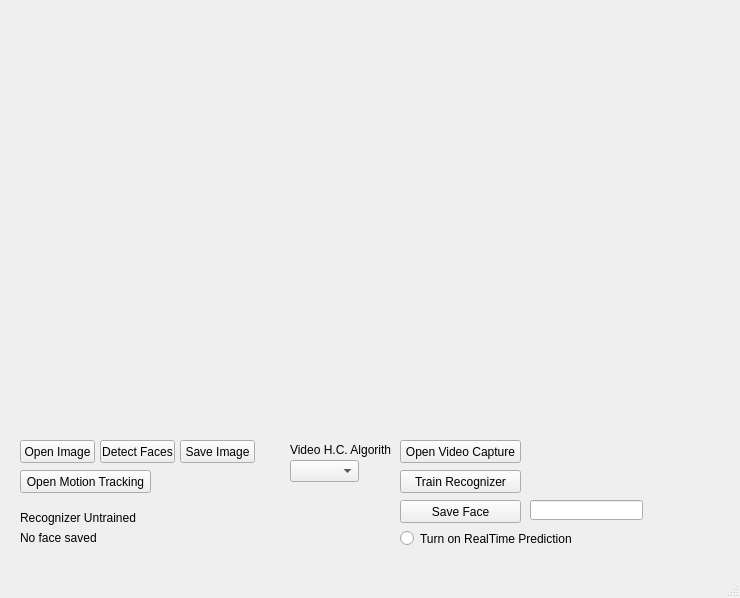
<?xml version="1.0" encoding="UTF-8"?>
<ui version="4.0">
 <class>MainWindow</class>
 <widget class="QMainWindow" name="MainWindow">
  <property name="geometry">
   <rect>
    <x>0</x>
    <y>0</y>
    <width>740</width>
    <height>598</height>
   </rect>
  </property>
  <property name="windowTitle">
   <string>MainWindow</string>
  </property>
  <widget class="QWidget" name="centralwidget">
   <widget class="QWidget" name="gridLayoutWidget">
    <property name="geometry">
     <rect>
      <x>10</x>
      <y>10</y>
      <width>631</width>
      <height>421</height>
     </rect>
    </property>
    <layout class="QGridLayout" name="gridLayout">
     <item row="0" column="0">
      <widget class="QLabel" name="label_Image">
       <property name="text">
        <string/>
       </property>
      </widget>
     </item>
    </layout>
   </widget>
   <widget class="QPushButton" name="openImage_Btn">
    <property name="geometry">
     <rect>
      <x>20</x>
      <y>440</y>
      <width>75</width>
      <height>23</height>
     </rect>
    </property>
    <property name="text">
     <string>Open Image</string>
    </property>
   </widget>
   <widget class="QPushButton" name="detectFaces_Btn">
    <property name="geometry">
     <rect>
      <x>100</x>
      <y>440</y>
      <width>75</width>
      <height>23</height>
     </rect>
    </property>
    <property name="text">
     <string>Detect Faces</string>
    </property>
   </widget>
   <widget class="QComboBox" name="comboBox">
    <property name="geometry">
     <rect>
      <x>290</x>
      <y>460</y>
      <width>69</width>
      <height>22</height>
     </rect>
    </property>
   </widget>
   <widget class="QLabel" name="label_2">
    <property name="geometry">
     <rect>
      <x>290</x>
      <y>440</y>
      <width>101</width>
      <height>20</height>
     </rect>
    </property>
    <property name="text">
     <string>Video H.C. Algorithm</string>
    </property>
   </widget>
   <widget class="QPushButton" name="vidCapture_Btn">
    <property name="geometry">
     <rect>
      <x>400</x>
      <y>440</y>
      <width>121</width>
      <height>23</height>
     </rect>
    </property>
    <property name="text">
     <string>Open Video Capture</string>
    </property>
   </widget>
   <widget class="QPushButton" name="trainRec_Btn">
    <property name="geometry">
     <rect>
      <x>400</x>
      <y>470</y>
      <width>121</width>
      <height>23</height>
     </rect>
    </property>
    <property name="text">
     <string>Train Recognizer</string>
    </property>
   </widget>
   <widget class="QPushButton" name="saveFace_Btn">
    <property name="geometry">
     <rect>
      <x>400</x>
      <y>500</y>
      <width>121</width>
      <height>23</height>
     </rect>
    </property>
    <property name="text">
     <string>Save Face</string>
    </property>
   </widget>
   <widget class="QLineEdit" name="lineEdit">
    <property name="geometry">
     <rect>
      <x>530</x>
      <y>500</y>
      <width>113</width>
      <height>20</height>
     </rect>
    </property>
   </widget>
   <widget class="QRadioButton" name="radio_Btn">
    <property name="geometry">
     <rect>
      <x>400</x>
      <y>530</y>
      <width>191</width>
      <height>17</height>
     </rect>
    </property>
    <property name="text">
     <string>Turn on RealTime Prediction</string>
    </property>
   </widget>
   <widget class="QPushButton" name="motionCap_Btn">
    <property name="geometry">
     <rect>
      <x>20</x>
      <y>470</y>
      <width>131</width>
      <height>23</height>
     </rect>
    </property>
    <property name="text">
     <string>Open Motion Tracking</string>
    </property>
   </widget>
   <widget class="QPushButton" name="saveImage_Btn">
    <property name="geometry">
     <rect>
      <x>180</x>
      <y>440</y>
      <width>75</width>
      <height>23</height>
     </rect>
    </property>
    <property name="text">
     <string>Save Image</string>
    </property>
   </widget>
   <widget class="QLabel" name="rec_Label">
    <property name="geometry">
     <rect>
      <x>20</x>
      <y>510</y>
      <width>371</width>
      <height>16</height>
     </rect>
    </property>
    <property name="text">
     <string>Recognizer Untrained</string>
    </property>
   </widget>
   <widget class="QLabel" name="save_Label">
    <property name="geometry">
     <rect>
      <x>20</x>
      <y>530</y>
      <width>361</width>
      <height>16</height>
     </rect>
    </property>
    <property name="text">
     <string>No face saved</string>
    </property>
   </widget>
  </widget>
  <widget class="QMenuBar" name="menubar">
   <property name="geometry">
    <rect>
     <x>0</x>
     <y>0</y>
     <width>740</width>
     <height>21</height>
    </rect>
   </property>
  </widget>
  <widget class="QStatusBar" name="statusbar"/>
 </widget>
 <resources/>
 <connections/>
</ui>
